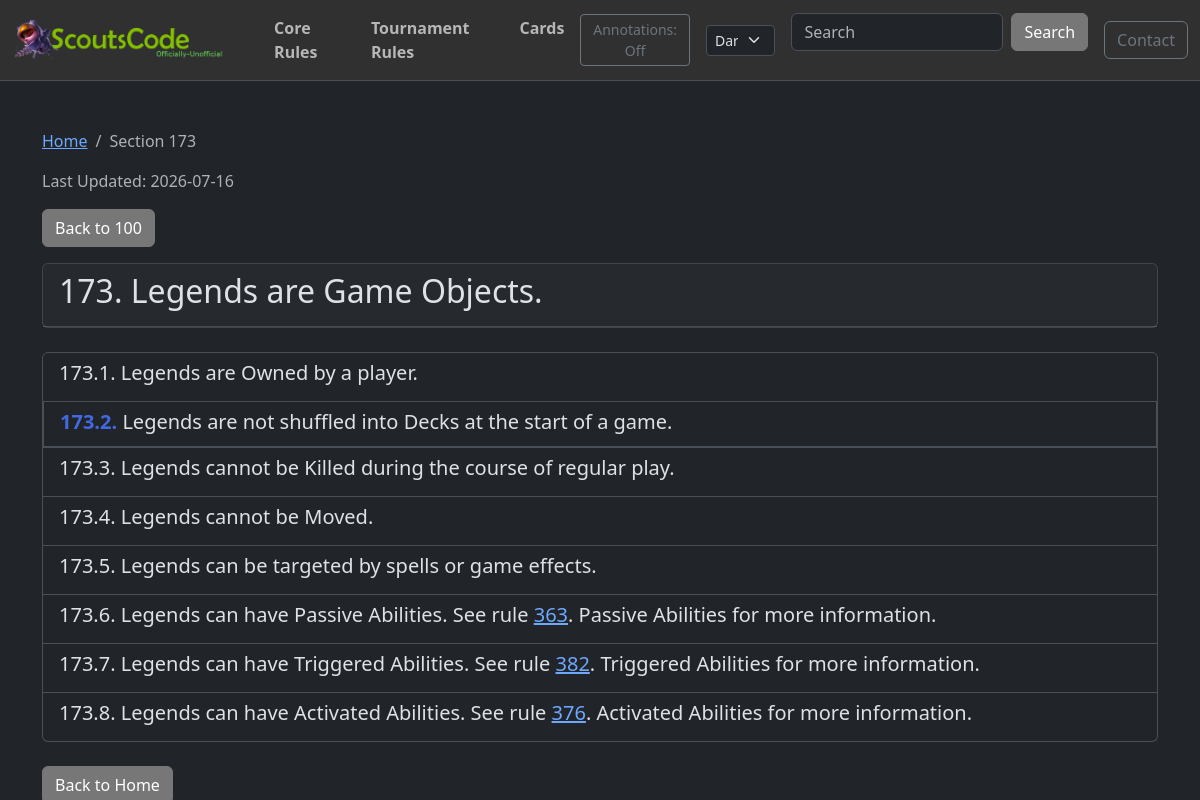
Page /crsections/173/ on the earlier database version.
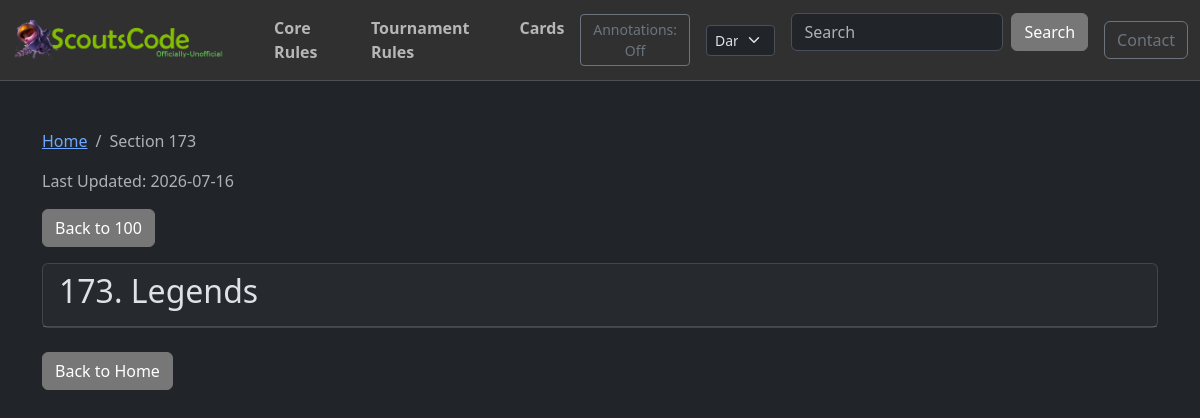
Same page on the later database version.
### post/models.py (models this page shows, shortened)
class RuleSection(models.Model):
    RULE_TYPE_CHOICES = [
        ("TR", "Tournament Rules"),
        ("CR", "Comprehensive Rules"),
    ]
    rule_type = models.CharField(max_length=2, choices=RULE_TYPE_CHOICES)
    section = models.CharField(max_length=50, db_index=True)  # e.g., "703.4.a.5"
    text = models.TextField()
    annotations = models.TextField(blank=True, default="")
    parent = models.ForeignKey(
        "self", on_delete=models.CASCADE, null=True, blank=True, related_name="children"
    )
    order = models.IntegerField(default=0)
    class Meta:
        ordering = ["rule_type", "order", "section"]
        unique_together = ["rule_type", "section"]
        indexes = [
            models.Index(fields=["rule_type", "section"]),
            models.Index(fields=["parent", "order"]),
        ]
    def get_top_level_section(self):
        parts = self.section.split(".")
        first_part = parts[0]
        if len(first_part) >= 3:
            return first_part[0] + "00"
        return first_part
    def to_dict(self, include_children=True):
        data = {
            "section": self.section,
            "text": self.text,
            "annotations": self.annotations,
            "children": [],
        }
        if include_children:
            for child in self.children.all():
                data["children"].append(child.to_dict(include_children=True))
        return data

### post/views.py (the view)
# urls.py: path("crsections/<str:section>/", crsection_detail, name="crsection_detail"),
def crsection_detail(request, section):
    try:
        section_obj = RuleSection.objects.prefetch_related(
            "children__children__children__children__children__children"
        ).get(rule_type="CR", section=section)
    except RuleSection.DoesNotExist:
        raise Http404(f"Section {section} not found")
    data = section_obj.to_dict()
    top_level = section_obj.get_top_level_section()
    is_top_level = section == top_level
    data = format_section_text(data, section_type="cr")
    parent_section = None
    if section_obj.parent:
        parent_section = section_obj.parent.section
    context = {
        "section": data,
        "json_url": f"/crsections/{top_level}/",
        "is_top_level": is_top_level,
        "parent_section": parent_section,
        "last_updated": get_rules_last_updated("CR"),
    }
    return render(request, "crsection_detail.html", context)

### post/context_processors.py (called while the page is built)
def global_site_data(request):
    data = cache.get("global_site_data")
    if data is not None:
        return data
    copyright_asset = TextAsset.objects.filter(asset_type="copyright").first()
    logo_asset = TextAsset.objects.filter(asset_type="logo").first()
    default_copyright = "© 2025 Copyright "
    data = {
        "copyright_text": copyright_asset.content
        if copyright_asset
        else default_copyright,
        "logo_asset": logo_asset,
        "copyright_asset": copyright_asset,
    }
    cache.set("global_site_data", data, CACHE_TTL)
    return data

### post/views.py (called while the page is built, shortened)
def bold_before_colon(text):
    if ":" in text:
        parts = text.split(":", 1)
        return f"<strong>{parts[0]}:</strong>{parts[1]}"
    return text

def get_rules_last_updated(rule_type):
    if rule_type in _rules_last_updated_cache:
        return _rules_last_updated_cache[rule_type]

### post/templates/crsection_detail.html (shortened to what the changed rows need)
{% extends 'base.html' %}
{% load static %}
{% block content %}
    <div class="crsection-detail">
        <nav aria-label="breadcrumb">
            <ol class="breadcrumb">
                <li class="breadcrumb-item"><a href="/">Home</a></li>
                <li class="breadcrumb-item active" aria-current="page">Section {{ section.section }}</li>
            </ol>
        </nav>
        <div class="card mb-4">
            <div class="card-header">
                <div class="d-flex justify-content-between align-items-start">
                    <h2>{{ section.section }}. {{ section.text|safe }}</h2>
                </div>
            </div>
        </div>
        {% if is_top_level %}
            {% if section.children %}
                <div class="list-group mb-4">
                    {% for child in section.children %}
                        <a href="/crsections/{{ child.section }}/" class="list-group-item list-group-item-action">
                            <h5 class="mb-1"><span class="rule-number">{{ child.section }}.</span> {{ child.text|safe }}</h5>
                        </a>
                    {% endfor %}
                </div>
            {% else %}
                <div class="alert alert-info">This section has no subsections.</div>
            {% endif %}
        {% else %}
            {% if section.children %}
                <div class="list-group mb-4">
                    {% for child in section.children %}
                        {% if 'a' in child.section or 'b' in child.section or 'c' in child.section or 'd' in child.section or 'e' in child.section %}
                            <div class="list-group-item">
                                <div class="d-flex justify-content-between align-items-start">
                                    <h5 class="mb-2">{{ child.section }}. {{ child.text|safe }}</h5>
                                    {% if user.is_authenticated %}
                                    <button class="btn btn-sm btn-outline-primary ms-2 edit-annotation-btn" data-section="{{ child.section }}" data-rule-type="CR">Edit</button>
                                    {% endif %}
                                </div>
                                <div id="editor-container-{{ child.section }}" class="editor-container" data-annotation="{{ child.annotations }}">
                                    <div id="editor-{{ child.section }}" class="mb-2"></div>
                                    <button class="btn btn-sm btn-success save-annotation-btn" data-section="{{ child.section }}" data-rule-type="CR">Save</button>
                                    <button class="btn btn-sm btn-secondary cancel-annotation-btn" data-section="{{ child.section }}">Cancel</button>
                                </div>
                                {% if child.annotations %}
                                <div class="annotation-display">
                                    {{ child.annotations|safe }}
                                </div>
                                {% endif %}
                                {% if child.children %}
                                    {% for subchild in child.children %}
                                        <div class="ps-3 mb-2">
                                            <div class="d-flex justify-content-between align-items-start">
                                                <div><strong>{{ subchild.section }}.</strong> {{ subchild.text|safe }}</div>
                                                {% if user.is_authenticated %}
                                                <button class="btn btn-sm btn-outline-primary ms-2 edit-annotation-btn" data-section="{{ subchild.section }}" data-rule-type="CR">Edit</button>
                                                {% endif %}
                                            </div>
                                            <div id="editor-container-{{ subchild.section }}" class="editor-container" data-annotation="{{ subchild.annotations }}">
                                                <div id="editor-{{ subchild.section }}" class="mb-2"></div>
                                                <button class="btn btn-sm btn-success save-annotation-btn" data-section="{{ subchild.section }}" data-rule-type="CR">Save</button>
                                                <button class="btn btn-sm btn-secondary cancel-annotation-btn" data-section="{{ subchild.section }}">Cancel</button>
                                            </div>
                                            {% if subchild.annotations %}
                                            <div class="annotation-display">
                                                {{ subchild.annotations|safe }}
                                            </div>
                                            {% endif %}
                                            {% if subchild.children %}
                                                {% for leaf in subchild.children %}
                                                <div class="ps-3 mb-1">
                                                    <strong>{{ leaf.section }}.</strong> {{ leaf.text|safe }}
                                                </div>
                                                {% endfor %}
                                            {% endif %}
                                        </div>
                                    {% endfor %}
                                {% endif %}
                            </div>
                        {% else %}
                            {% if child.children %}
                            <a href="/crsections/{{ child.section }}/" class="list-group-item list-group-item-action">
                                <h5 class="mb-1"><span class="rule-number">{{ child.section }}.</span> {{ child.text|safe }}</h5>
                            </a>
                            {% else %}
                                <div class="list-group-item">
                                    <div class="d-flex justify-content-between align-items-start">
                                        <h5 class="mb-2">{{ child.section }}. {{ child.text|safe }}</h5>
                                    </div>
                                </div>
                            {% endif %}
                        {% endif %}
                    {% endfor %}
                </div>
            {% endif %}
        {% endif %}
    </div>
{% endblock %}

Differences in the rows shown:
removed RuleSection: section "173.1", text "Legends are Owned by a player."
removed RuleSection: section "173.2", text "Legends are not shuffled into Decks at the start of a game."
removed RuleSection: section "173.3", text "Legends cannot be Killed during the course of regular play."
removed RuleSection: section "173.4", text "Legends cannot be Moved."
removed RuleSection: section "173.5", text "Legends can be targeted by spells or game effects."
removed RuleSection: section "173.6"
removed RuleSection: section "173.7"
removed RuleSection: section "173.8"
changed RuleSection: text "Legends are Game Objects." → "Legends"
Other differences:
list line gone: ". Legends can have Passive Abilities. See rule 363 . Passive Abilities for more information."
list line gone: ". Legends can have Triggered Abilities. See rule 382 . Triggered Abilities for more information."
list line gone: ". Legends can have Activated Abilities. See rule 376 . Activated Abilities for more information."
